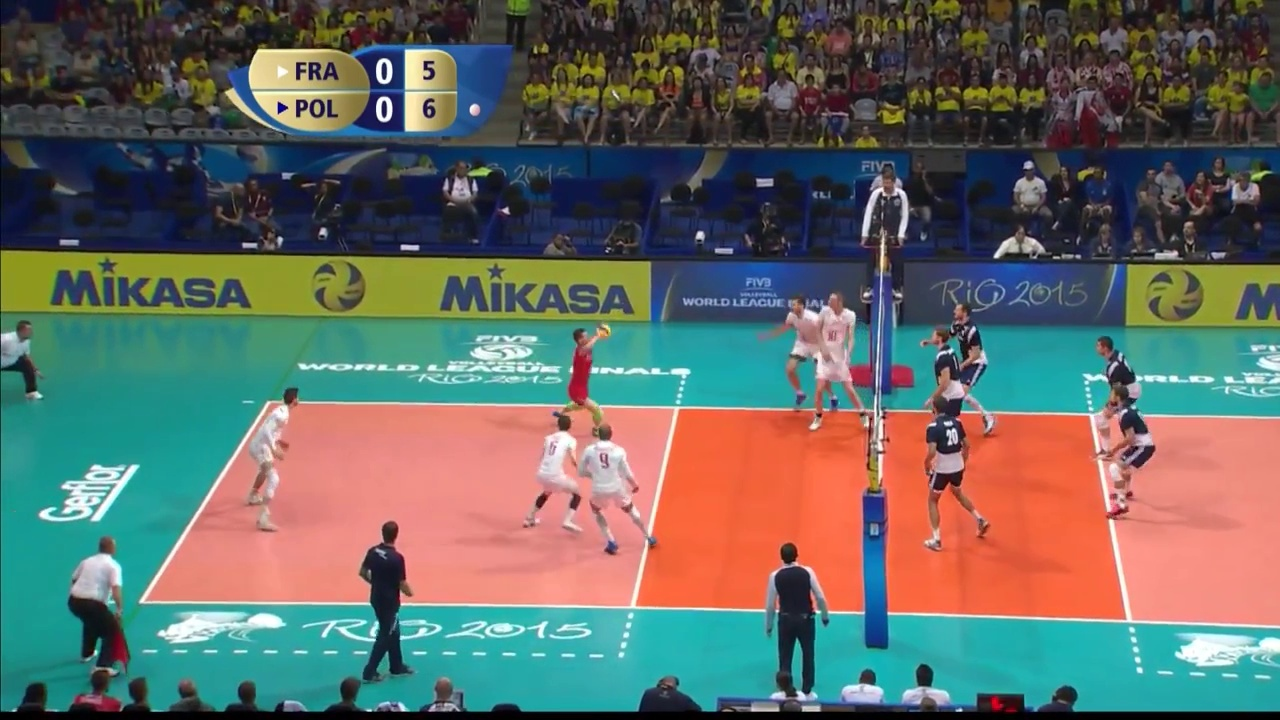
#> input picture data/videos_sample/10/20525/20525.jpg, 1280 x 720 px, found by its file name
$ python test.py
#> lines starting #> are read from the running program, lines starting #| are printed output that depends on the picture; after the words box and inside, x2 and y2 are one past the last pixel; in counts of white or black regions, pixels touching at a corner belong together
import cv2

ann = "922 396 82 156 standing 918 302 82 133 standing 922 326 41 105 standing 808 294 57 145 standing 769 291 82 125 moving 548 321 60 122 setting 584 422 76 137 standing 521 409 65 124 standing 244 389 55 139 standing 1087 334 53 127 standing 1101 381 59 138 standing"
img = cv2.imread(r"C:\Users\engah\Downloads\videos_sample\videos_sample\10\20525\20525.jpg")
#> img is the input picture: shape (720, 1280, 3); mean B, G, R 99.1, 105.3, 100.1

an_list = ann.split()

ACTION_COLORS = {
     "moving":(0, 255, 0),
      "blocking": (0, 255, 255),
    "standing": (255, 0, 0),
   "setting":   (0, 0, 255),
      "spiking":(255, 0, 255)
}


for i in range(0, len(an_list), 5):
    x = int(an_list[i])
    y = int(an_list[i+1])
    w = int(an_list[i+2])
    h = int(an_list[i+3])
    x2 = x + w
    y2 = y + h
    action = an_list[i+4]
    color = ACTION_COLORS.get(action, (255, 255, 255))

    cv2.rectangle(img, (x, y), (x2, y2), color, 2)

    font = cv2.FONT_HERSHEY_SIMPLEX
    font_scale = 0.5
    thickness = 1
    (text_width, text_height), baseline = cv2.getTextSize(action, font, font_scale, thickness)

    # مكان خلفية النص (مستطيل أسود تحت البوكس)
    cv2.rectangle(img, (x, y2), (x + text_width+4, 4+y2 + text_height + baseline), (255, 255, 255), -1)
    cv2.rectangle(img, (x-2, y2-2), (x + text_width+5, 5+y2 + text_height + baseline), (0, 0, 0), 2)
    # كتابة النص باللون المطلوب فوق الخلفية
    cv2.putText(img, action, (x, y2 + text_height), font, font_scale, color, thickness, cv2.LINE_AA)
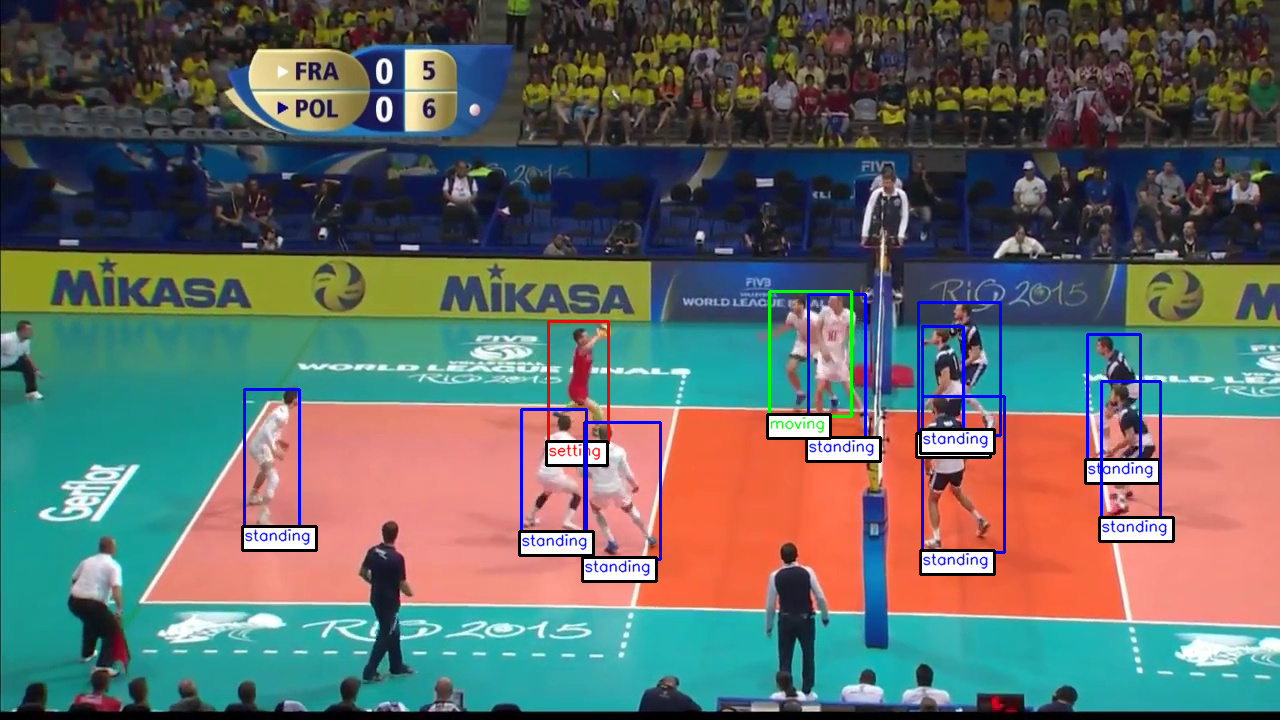
#> img: shape (720, 1280, 3); 3.29% of pixels changed, all inside (x1, y1, x2, y2) = (241, 290, 1175, 583)


cv2.rectangle(img,(100, 120),(300 , 170 ),(255, 255, 255),-1)
cv2.rectangle(img,(100-2, 120-2),(300+2 , 170+2 ),(0, 0,0),3)
cv2.putText(img, "Left Set", (130, 153),cv2.FONT_HERSHEY_SIMPLEX, 1, color, 2,cv2.LINE_AA)
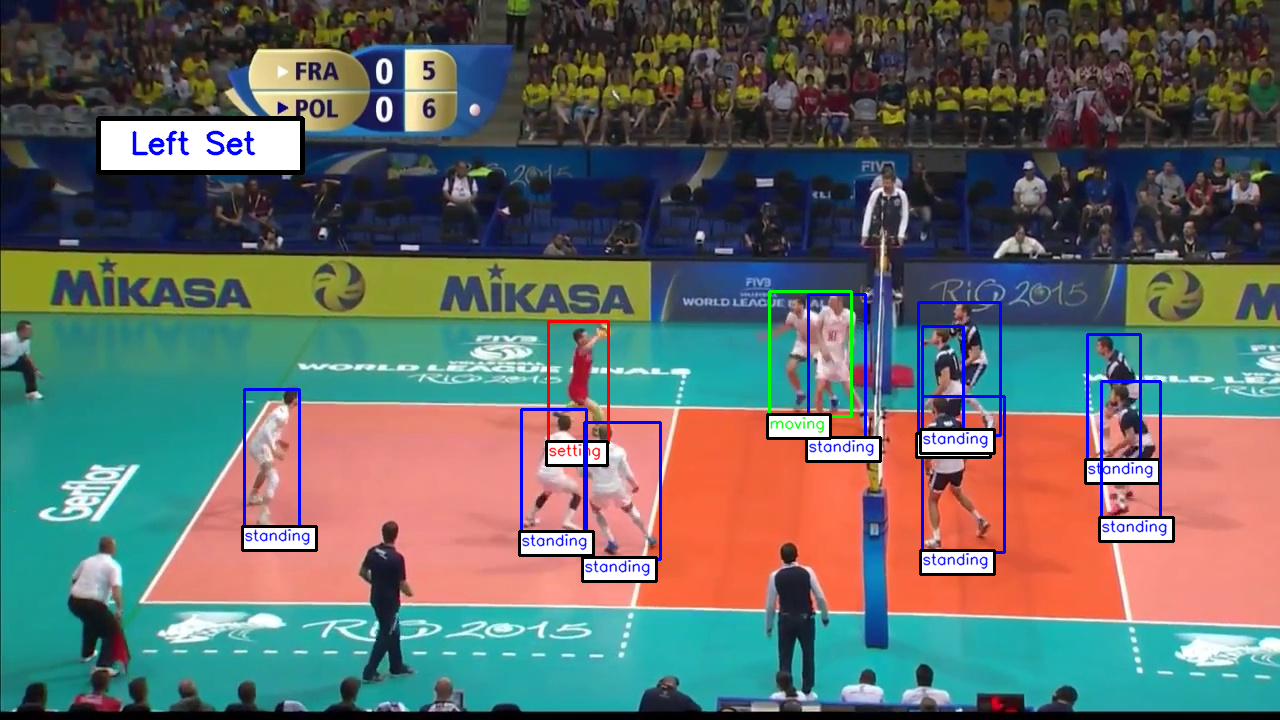
#> img: shape (720, 1280, 3); mean B, G, R 103.2, 106.5, 99.3

if img is not None:
    cv2.imshow("t", img)
    cv2.waitKey(0)
    cv2.destroyAllWindows()

cv2.imwrite("sample.jpg", img)

$ run again, with data/videos_sample/10/20525/20505.jpg copied over data/videos_sample/10/20525/20525.jpg
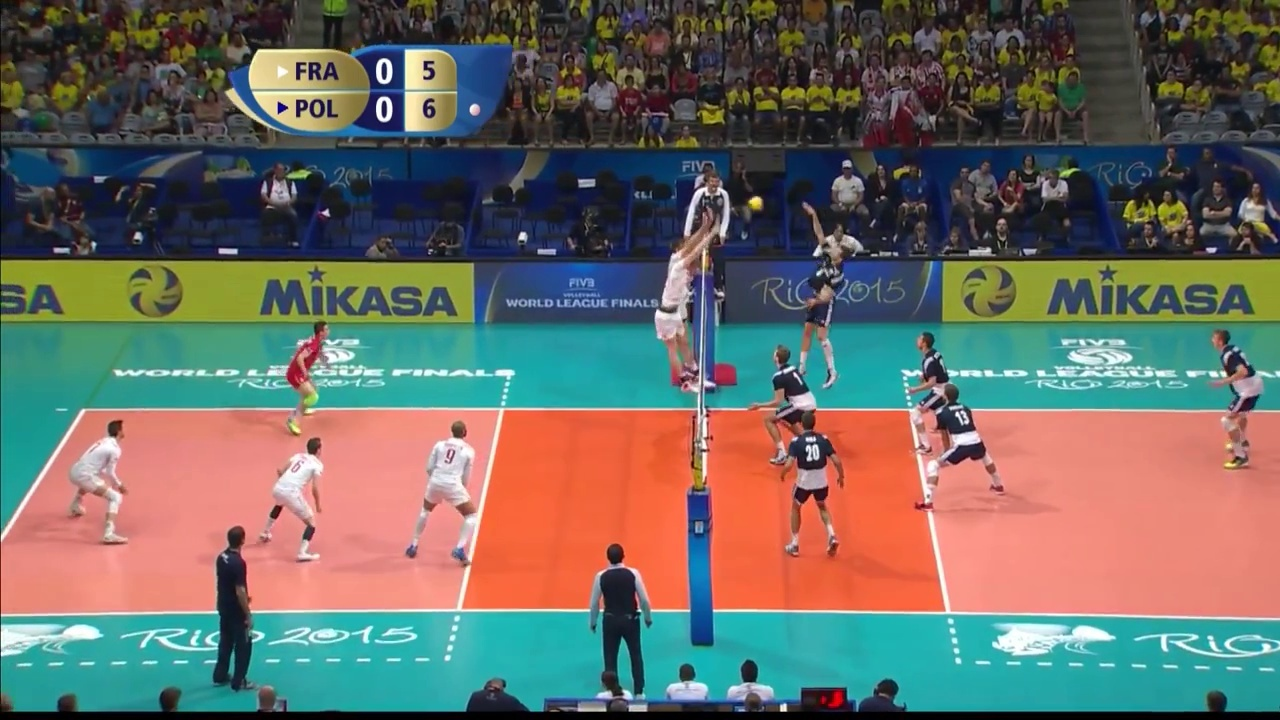
#> input picture data/videos_sample/10/20525/20505.jpg, 1280 x 720 px, found by its file name
#> img is the input picture: shape (720, 1280, 3); mean B, G, R 99.4, 106.7, 107.8
#> after the loop `for i in range(0, len(an_list), 5):`:
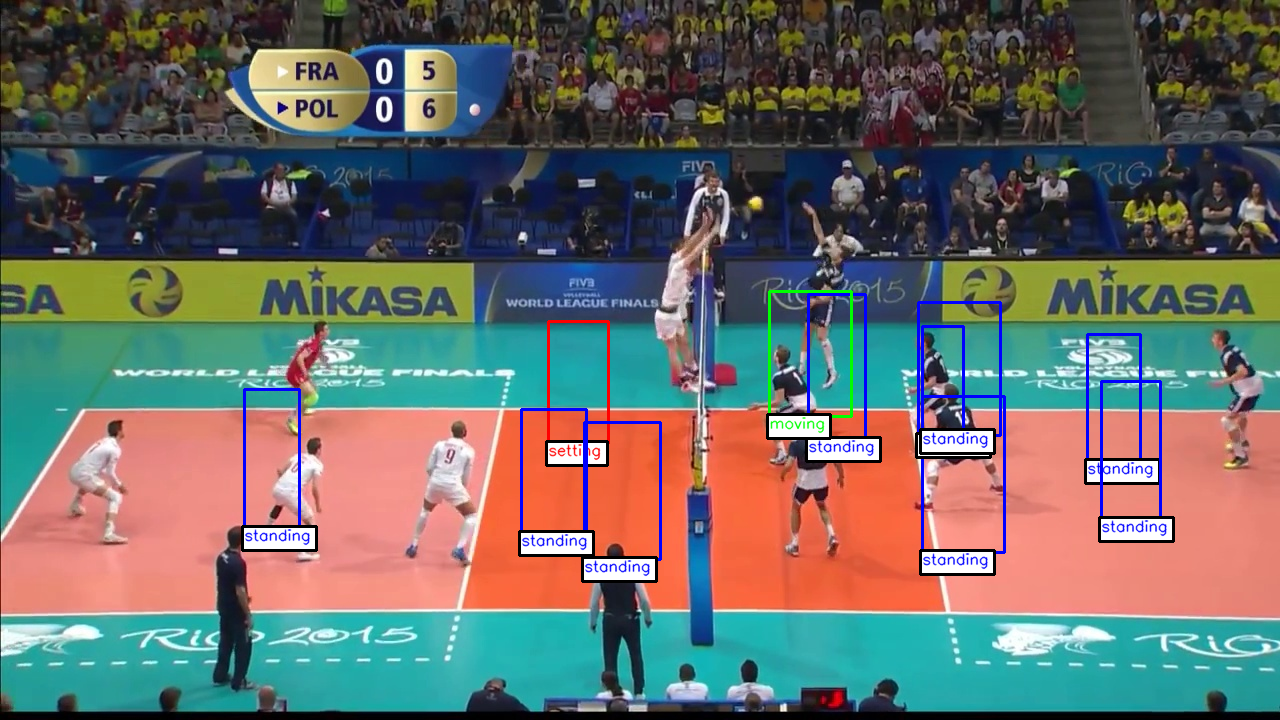
#> img: shape (720, 1280, 3); 3.29% of pixels changed, all inside (x1, y1, x2, y2) = (241, 290, 1175, 583)
#> `cv2.putText(img, "Left Set", (130, 153),cv2.FONT_HERSHEY_SIMPLEX, 1, c..`:
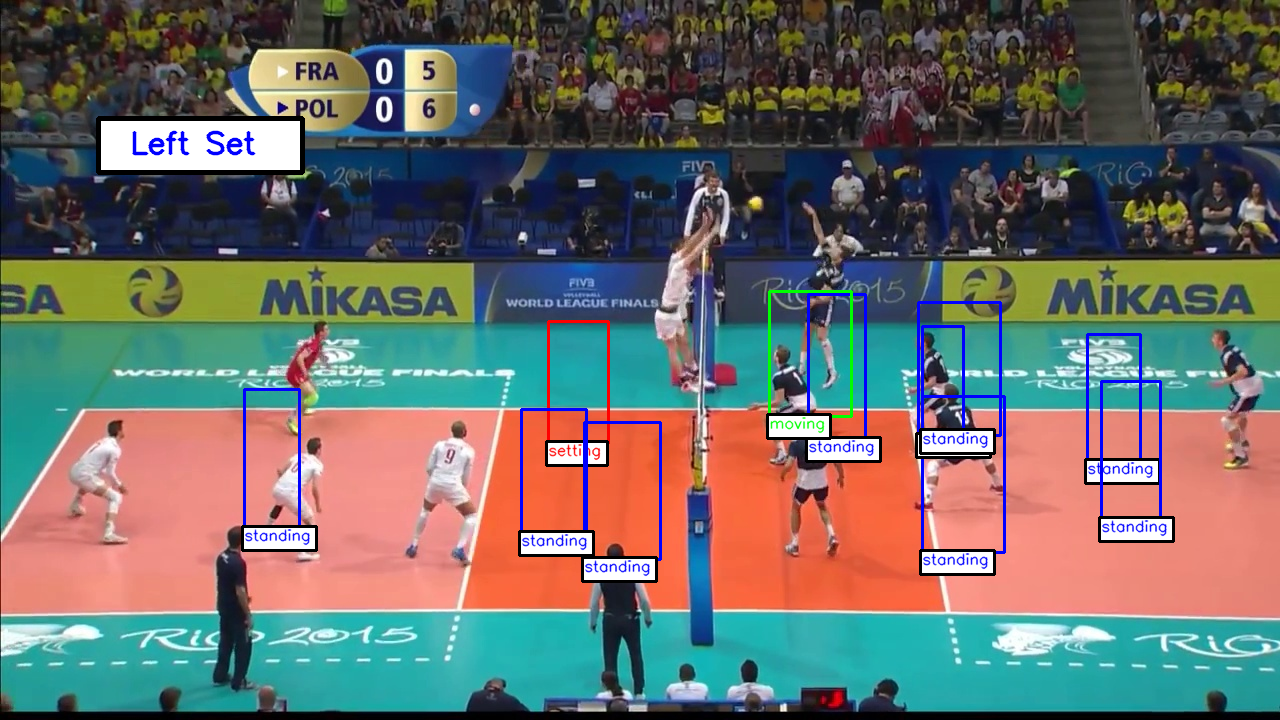
#> img: shape (720, 1280, 3); mean B, G, R 103.7, 108, 107
